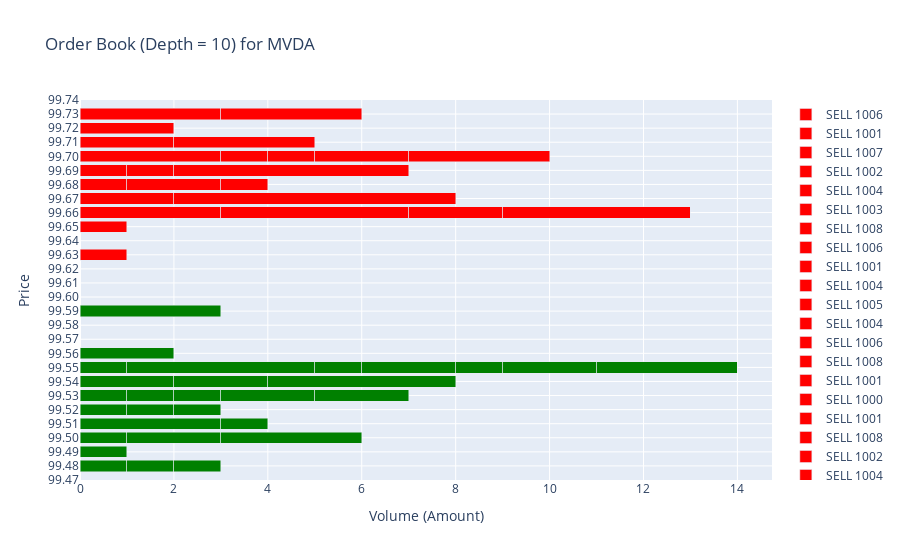

Here is the notebook cell this chart was saved with:
### Code cell
# The state of the orderbook after ~ 1 day of trading
plot_orderbook(mvda_orderbook, depth=10)

### Figure 1 — Plotly figure (JSON) as saved in the notebook; plotly's stock layout.template omitted (floating-point values rounded to 4 significant figures)
{"data": [{"customdata": [[1003]], "hovertemplate": "Counterparty: %{customdata[0]}<br>Amount: %{x}<br>Price: %{y}<extra></extra>", "marker": {"color": "green"}, "name": "BUY 1003", "offsetgroup": "bid", "orientation": "h", "type": "bar", "x": [3], "y": [99.59]}, {"customdata": [[1007]], "hovertemplate": "Counterparty: %{customdata[0]}<br>Amount: %{x}<br>Price: %{y}<extra></extra>", "marker": {"color": "green"}, "name": "BUY 1007", "offsetgroup": "bid", "orientation": "h", "type": "bar", "x": [2], "y": [99.56]}, {"customdata": [[1008]], "hovertemplate": "Counterparty: %{customdata[0]}<br>Amount: %{x}<br>Price: %{y}<extra></extra>", "marker": {"color": "green"}, "name": "BUY 1008", "offsetgroup": "bid", "orientation": "h", "type": "bar", "x": [1], "y": [99.55]}, {"customdata": [[1003]], "hovertemplate": "Counterparty: %{customdata[0]}<br>Amount: %{x}<br>Price: %{y}<extra></extra>", "marker": {"color": "green"}, "name": "BUY 1003", "offsetgroup": "bid", "orientation": "h", "type": "bar", "x": [4], "y": [99.55]}, {"customdata": [[1005]], "hovertemplate": "Counterparty: %{customdata[0]}<br>Amount: %{x}<br>Price: %{y}<extra></extra>", "marker": {"color": "green"}, "name": "BUY 1005", "offsetgroup": "bid", "orientation": "h", "type": "bar", "x": [1], "y": [99.55]}, {"customdata": [[1003]], "hovertemplate": "Counterparty: %{customdata[0]}<br>Amount: %{x}<br>Price: %{y}<extra></extra>", "marker": {"color": "green"}, "name": "BUY 1003", "offsetgroup": "bid", "orientation": "h", "type": "bar", "x": [2], "y": [99.55]}, {"customdata": [[1003]], "hovertemplate": "Counterparty: %{customdata[0]}<br>Amount: %{x}<br>Price: %{y}<extra></extra>", "marker": {"color": "green"}, "name": "BUY 1003", "offsetgroup": "bid", "orientation": "h", "type": "bar", "x": [1], "y": [99.55]}, {"customdata": [[1002]], "hovertemplate": "Counterparty: %{customdata[0]}<br>Amount: %{x}<br>Price: %{y}<extra></extra>", "marker": {"color": "green"}, "name": "BUY 1002", "offsetgroup": "bid", "orientation": "h", "type": "bar", "x": [2], "y": [99.55]}, {"customdata": [[1003]], "hovertemplate": "Counterparty: %{customdata[0]}<br>Amount: %{x}<br>Price: %{y}<extra></extra>", "marker": {"color": "green"}, "name": "BUY 1003", "offsetgroup": "bid", "orientation": "h", "type": "bar", "x": [3], "y": [99.55]}, {"customdata": [[1001]], "hovertemplate": "Counterparty: %{customdata[0]}<br>Amount: %{x}<br>Price: %{y}<extra></extra>", "marker": {"color": "green"}, "name": "BUY 1001", "offsetgroup": "bid", "orientation": "h", "type": "bar", "x": [2], "y": [99.54]}, {"customdata": [[1009]], "hovertemplate": "Counterparty: %{customdata[0]}<br>Amount: %{x}<br>Price: %{y}<extra></extra>", "marker": {"color": "green"}, "name": "BUY 1009", "offsetgroup": "bid", "orientation": "h", "type": "bar", "x": [2], "y": [99.54]}, {"customdata": [[1001]], "hovertemplate": "Counterparty: %{customdata[0]}<br>Amount: %{x}<br>Price: %{y}<extra></extra>", "marker": {"color": "green"}, "name": "BUY 1001", "offsetgroup": "bid", "orientation": "h", "type": "bar", "x": [4], "y": [99.54]}, {"customdata": [[1003]], "hovertemplate": "Counterparty: %{customdata[0]}<br>Amount: %{x}<br>Price: %{y}<extra></extra>", "marker": {"color": "green"}, "name": "BUY 1003", "offsetgroup": "bid", "orientation": "h", "type": "bar", "x": [1], "y": [99.53]}, {"customdata": [[1001]], "hovertemplate": "Counterparty: %{customdata[0]}<br>Amount: %{x}<br>Price: %{y}<extra></extra>", "marker": {"color": "green"}, "name": "BUY 1001", "offsetgroup": "bid", "orientation": "h", "type": "bar", "x": [1], "y": [99.53]}, {"customdata": [[1004]], "hovertemplate": "Counterparty: %{customdata[0]}<br>Amount: %{x}<br>Price: %{y}<extra></extra>", "marker": {"color": "green"}, "name": "BUY 1004", "offsetgroup": "bid", "orientation": "h", "type": "bar", "x": [1], "y": [99.53]}, {"customdata": [[1010]], "hovertemplate": "Counterparty: %{customdata[0]}<br>Amount: %{x}<br>Price: %{y}<extra></extra>", "marker": {"color": "green"}, "name": "BUY 1010", "offsetgroup": "bid", "orientation": "h", "type": "bar", "x": [2], "y": [99.53]}, {"customdata": [[1001]], "hovertemplate": "Counterparty: %{customdata[0]}<br>Amount: %{x}<br>Price: %{y}<extra></extra>", "marker": {"color": "green"}, "name": "BUY 1001", "offsetgroup": "bid", "orientation": "h", "type": "bar", "x": [2], "y": [99.53]}, {"customdata": [[1010]], "hovertemplate": "Counterparty: %{customdata[0]}<br>Amount: %{x}<br>Price: %{y}<extra></extra>", "marker": {"color": "green"}, "name": "BUY 1010", "offsetgroup": "bid", "orientation": "h", "type": "bar", "x": [1], "y": [99.52]}, {"customdata": [[1003]], "hovertemplate": "Counterparty: %{customdata[0]}<br>Amount: %{x}<br>Price: %{y}<extra></extra>", "marker": {"color": "green"}, "name": "BUY 1003", "offsetgroup": "bid", "orientation": "h", "type": "bar", "x": [1], "y": [99.52]}, {"customdata": [[1006]], "hovertemplate": "Counterparty: %{customdata[0]}<br>Amount: %{x}<br>Price: %{y}<extra></extra>", "marker": {"color": "green"}, "name": "BUY 1006", "offsetgroup": "bid", "orientation": "h", "type": "bar", "x": [1], "y": [99.52]}, {"customdata": [[1001]], "hovertemplate": "Counterparty: %{customdata[0]}<br>Amount: %{x}<br>Price: %{y}<extra></extra>", "marker": {"color": "green"}, "name": "BUY 1001", "offsetgroup": "bid", "orientation": "h", "type": "bar", "x": [3], "y": [99.51]}, {"customdata": [[1007]], "hovertemplate": "Counterparty: %{customdata[0]}<br>Amount: %{x}<br>Price: %{y}<extra></extra>", "marker": {"color": "green"}, "name": "BUY 1007", "offsetgroup": "bid", "orientation": "h", "type": "bar", "x": [1], "y": [99.51]}, {"customdata": [[1009]], "hovertemplate": "Counterparty: %{customdata[0]}<br>Amount: %{x}<br>Price: %{y}<extra></extra>", "marker": {"color": "green"}, "name": "BUY 1009", "offsetgroup": "bid", "orientation": "h", "type": "bar", "x": [1], "y": [99.5]}, {"customdata": [[1008]], "hovertemplate": "Counterparty: %{customdata[0]}<br>Amount: %{x}<br>Price: %{y}<extra></extra>", "marker": {"color": "green"}, "name": "BUY 1008", "offsetgroup": "bid", "orientation": "h", "type": "bar", "x": [2], "y": [99.5]}, {"customdata": [[1003]], "hovertemplate": "Counterparty: %{customdata[0]}<br>Amount: %{x}<br>Price: %{y}<extra></extra>", "marker": {"color": "green"}, "name": "BUY 1003", "offsetgroup": "bid", "orientation": "h", "type": "bar", "x": [3], "y": [99.5]}, {"customdata": [[1003]], "hovertemplate": "Counterparty: %{customdata[0]}<br>Amount: %{x}<br>Price: %{y}<extra></extra>", "marker": {"color": "green"}, "name": "BUY 1003", "offsetgroup": "bid", "orientation": "h", "type": "bar", "x": [1], "y": [99.49]}, {"customdata": [[1003]], "hovertemplate": "Counterparty: %{customdata[0]}<br>Amount: %{x}<br>Price: %{y}<extra></extra>", "marker": {"color": "green"}, "name": "BUY 1003", "offsetgroup": "bid", "orientation": "h", "type": "bar", "x": [1], "y": [99.48]}, {"customdata": [[1009]], "hovertemplate": "Counterparty: %{customdata[0]}<br>Amount: %{x}<br>Price: %{y}<extra></extra>", "marker": {"color": "green"}, "name": "BUY 1009", "offsetgroup": "bid", "orientation": "h", "type": "bar", "x": [1], "y": [99.48]}, {"customdata": [[1010]], "hovertemplate": "Counterparty: %{customdata[0]}<br>Amount: %{x}<br>Price: %{y}<extra></extra>", "marker": {"color": "green"}, "name": "BUY 1010", "offsetgroup": "bid", "orientation": "h", "type": "bar", "x": [1], "y": [99.48]}, {"customdata": [[1004]], "hovertemplate": "Counterparty: %{customdata[0]}<br>Amount: %{x}<br>Price: %{y}<extra></extra>", "marker": {"color": "red"}, "name": "SELL 1004", "offsetgroup": "ask", "orientation": "h", "type": "bar", "x": [1], "y": [99.63]}, {"customdata": [[1002]], "hovertemplate": "Counterparty: %{customdata[0]}<br>Amount: %{x}<br>Price: %{y}<extra></extra>", "marker": {"color": "red"}, "name": "SELL 1002", "offsetgroup": "ask", "orientation": "h", "type": "bar", "x": [1], "y": [99.65]}, {"customdata": [[1003]], "hovertemplate": "Counterparty: %{customdata[0]}<br>Amount: %{x}<br>Price: %{y}<extra></extra>", "marker": {"color": "red"}, "name": "SELL 1003", "offsetgroup": "ask", "orientation": "h", "type": "bar", "x": [3], "y": [99.66]}, {"customdata": [[1002]], "hovertemplate": "Counterparty: %{customdata[0]}<br>Amount: %{x}<br>Price: %{y}<extra></extra>", "marker": {"color": "red"}, "name": "SELL 1002", "offsetgroup": "ask", "orientation": "h", "type": "bar", "x": [4], "y": [99.66]}, {"customdata": [[1004]], "hovertemplate": "Counterparty: %{customdata[0]}<br>Amount: %{x}<br>Price: %{y}<extra></extra>", "marker": {"color": "red"}, "name": "SELL 1004", "offsetgroup": "ask", "orientation": "h", "type": "bar", "x": [2], "y": [99.66]}, {"customdata": [[1002]], "hovertemplate": "Counterparty: %{customdata[0]}<br>Amount: %{x}<br>Price: %{y}<extra></extra>", "marker": {"color": "red"}, "name": "SELL 1002", "offsetgroup": "ask", "orientation": "h", "type": "bar", "x": [4], "y": [99.66]}, {"customdata": [[1008]], "hovertemplate": "Counterparty: %{customdata[0]}<br>Amount: %{x}<br>Price: %{y}<extra></extra>", "marker": {"color": "red"}, "name": "SELL 1008", "offsetgroup": "ask", "orientation": "h", "type": "bar", "x": [2], "y": [99.67]}, {"customdata": [[1001]], "hovertemplate": "Counterparty: %{customdata[0]}<br>Amount: %{x}<br>Price: %{y}<extra></extra>", "marker": {"color": "red"}, "name": "SELL 1001", "offsetgroup": "ask", "orientation": "h", "type": "bar", "x": [6], "y": [99.67]}, {"customdata": [[1000]], "hovertemplate": "Counterparty: %{customdata[0]}<br>Amount: %{x}<br>Price: %{y}<extra></extra>", "marker": {"color": "red"}, "name": "SELL 1000", "offsetgroup": "ask", "orientation": "h", "type": "bar", "x": [1], "y": [99.68]}, {"customdata": [[1001]], "hovertemplate": "Counterparty: %{customdata[0]}<br>Amount: %{x}<br>Price: %{y}<extra></extra>", "marker": {"color": "red"}, "name": "SELL 1001", "offsetgroup": "ask", "orientation": "h", "type": "bar", "x": [2], "y": [99.68]}, {"customdata": [[1008]], "hovertemplate": "Counterparty: %{customdata[0]}<br>Amount: %{x}<br>Price: %{y}<extra></extra>", "marker": {"color": "red"}, "name": "SELL 1008", "offsetgroup": "ask", "orientation": "h", "type": "bar", "x": [1], "y": [99.68]}, {"customdata": [[1006]], "hovertemplate": "Counterparty: %{customdata[0]}<br>Amount: %{x}<br>Price: %{y}<extra></extra>", "marker": {"color": "red"}, "name": "SELL 1006", "offsetgroup": "ask", "orientation": "h", "type": "bar", "x": [1], "y": [99.69]}, {"customdata": [[1004]], "hovertemplate": "Counterparty: %{customdata[0]}<br>Amount: %{x}<br>Price: %{y}<extra></extra>", "marker": {"color": "red"}, "name": "SELL 1004", "offsetgroup": "ask", "orientation": "h", "type": "bar", "x": [1], "y": [99.69]}, {"customdata": [[1005]], "hovertemplate": "Counterparty: %{customdata[0]}<br>Amount: %{x}<br>Price: %{y}<extra></extra>", "marker": {"color": "red"}, "name": "SELL 1005", "offsetgroup": "ask", "orientation": "h", "type": "bar", "x": [5], "y": [99.69]}, {"customdata": [[1004]], "hovertemplate": "Counterparty: %{customdata[0]}<br>Amount: %{x}<br>Price: %{y}<extra></extra>", "marker": {"color": "red"}, "name": "SELL 1004", "offsetgroup": "ask", "orientation": "h", "type": "bar", "x": [3], "y": [99.7]}, {"customdata": [[1001]], "hovertemplate": "Counterparty: %{customdata[0]}<br>Amount: %{x}<br>Price: %{y}<extra></extra>", "marker": {"color": "red"}, "name": "SELL 1001", "offsetgroup": "ask", "orientation": "h", "type": "bar", "x": [1], "y": [99.7]}, {"customdata": [[1006]], "hovertemplate": "Counterparty: %{customdata[0]}<br>Amount: %{x}<br>Price: %{y}<extra></extra>", "marker": {"color": "red"}, "name": "SELL 1006", "offsetgroup": "ask", "orientation": "h", "type": "bar", "x": [1], "y": [99.7]}, {"customdata": [[1008]], "hovertemplate": "Counterparty: %{customdata[0]}<br>Amount: %{x}<br>Price: %{y}<extra></extra>", "marker": {"color": "red"}, "name": "SELL 1008", "offsetgroup": "ask", "orientation": "h", "type": "bar", "x": [2], "y": [99.7]}, {"customdata": [[1003]], "hovertemplate": "Counterparty: %{customdata[0]}<br>Amount: %{x}<br>Price: %{y}<extra></extra>", "marker": {"color": "red"}, "name": "SELL 1003", "offsetgroup": "ask", "orientation": "h", "type": "bar", "x": [3], "y": [99.7]}, {"customdata": [[1004]], "hovertemplate": "Counterparty: %{customdata[0]}<br>Amount: %{x}<br>Price: %{y}<extra></extra>", "marker": {"color": "red"}, "name": "SELL 1004", "offsetgroup": "ask", "orientation": "h", "type": "bar", "x": [2], "y": [99.71]}, {"customdata": [[1002]], "hovertemplate": "Counterparty: %{customdata[0]}<br>Amount: %{x}<br>Price: %{y}<extra></extra>", "marker": {"color": "red"}, "name": "SELL 1002", "offsetgroup": "ask", "orientation": "h", "type": "bar", "x": [3], "y": [99.71]}, {"customdata": [[1007]], "hovertemplate": "Counterparty: %{customdata[0]}<br>Amount: %{x}<br>Price: %{y}<extra></extra>", "marker": {"color": "red"}, "name": "SELL 1007", "offsetgroup": "ask", "orientation": "h", "type": "bar", "x": [2], "y": [99.72]}, {"customdata": [[1001]], "hovertemplate": "Counterparty: %{customdata[0]}<br>Amount: %{x}<br>Price: %{y}<extra></extra>", "marker": {"color": "red"}, "name": "SELL 1001", "offsetgroup": "ask", "orientation": "h", "type": "bar", "x": [3], "y": [99.73]}, {"customdata": [[1006]], "hovertemplate": "Counterparty: %{customdata[0]}<br>Amount: %{x}<br>Price: %{y}<extra></extra>", "marker": {"color": "red"}, "name": "SELL 1006", "offsetgroup": "ask", "orientation": "h", "type": "bar", "x": [3], "y": [99.73]}], "layout": {"barmode": "stack", "hovermode": "closest", "title": {"text": "Order Book (Depth = 10) for MVDA"}, "xaxis": {"title": {"text": "Volume (Amount)"}}, "yaxis": {"dtick": 0.01, "range": [99.47, 99.74], "showgrid": true, "tick0": 99.48, "tickformat": ".2f", "title": {"text": "Price"}, "zeroline": false}}}
